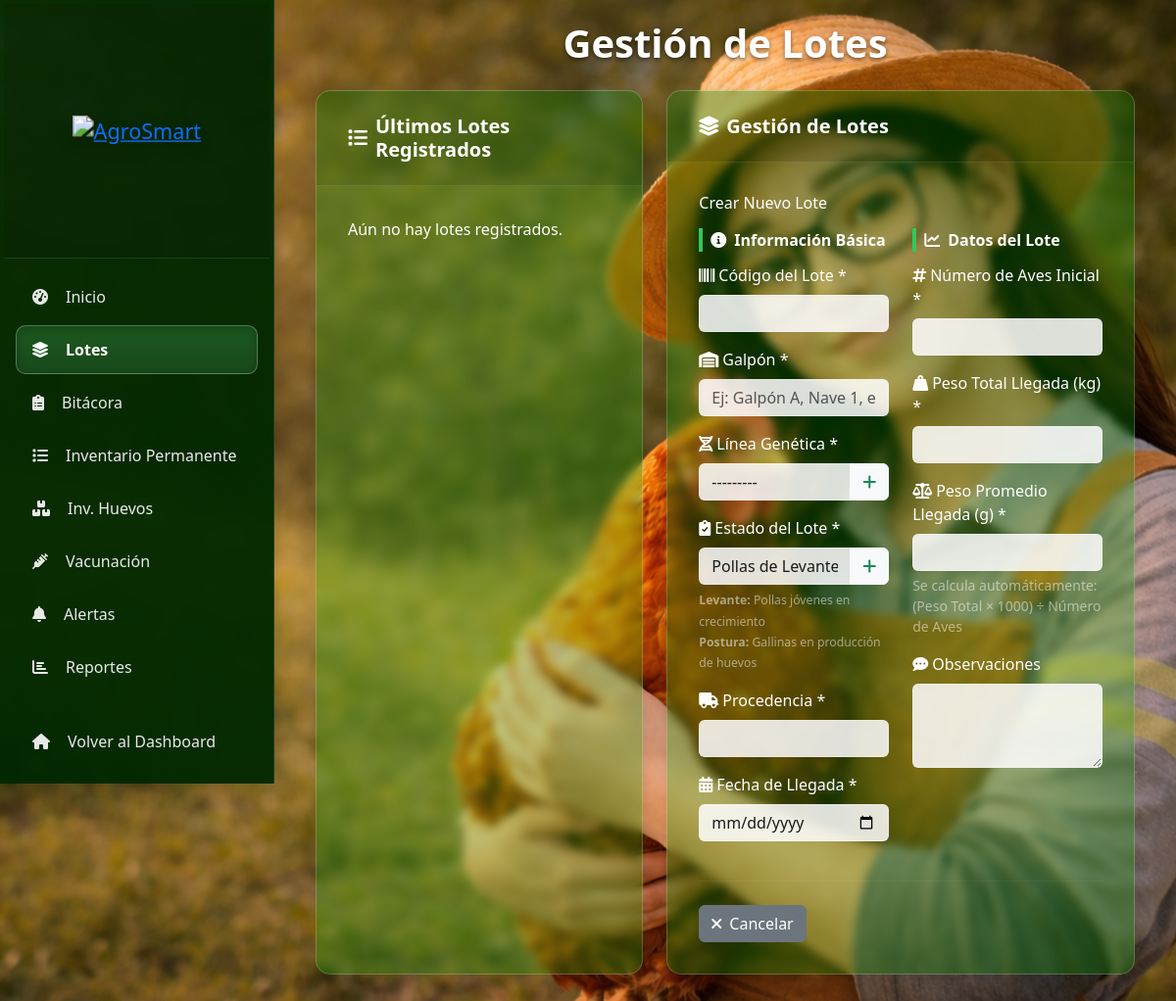
Page /aves/lotes/nuevo/ (signed in) on the earlier database version.
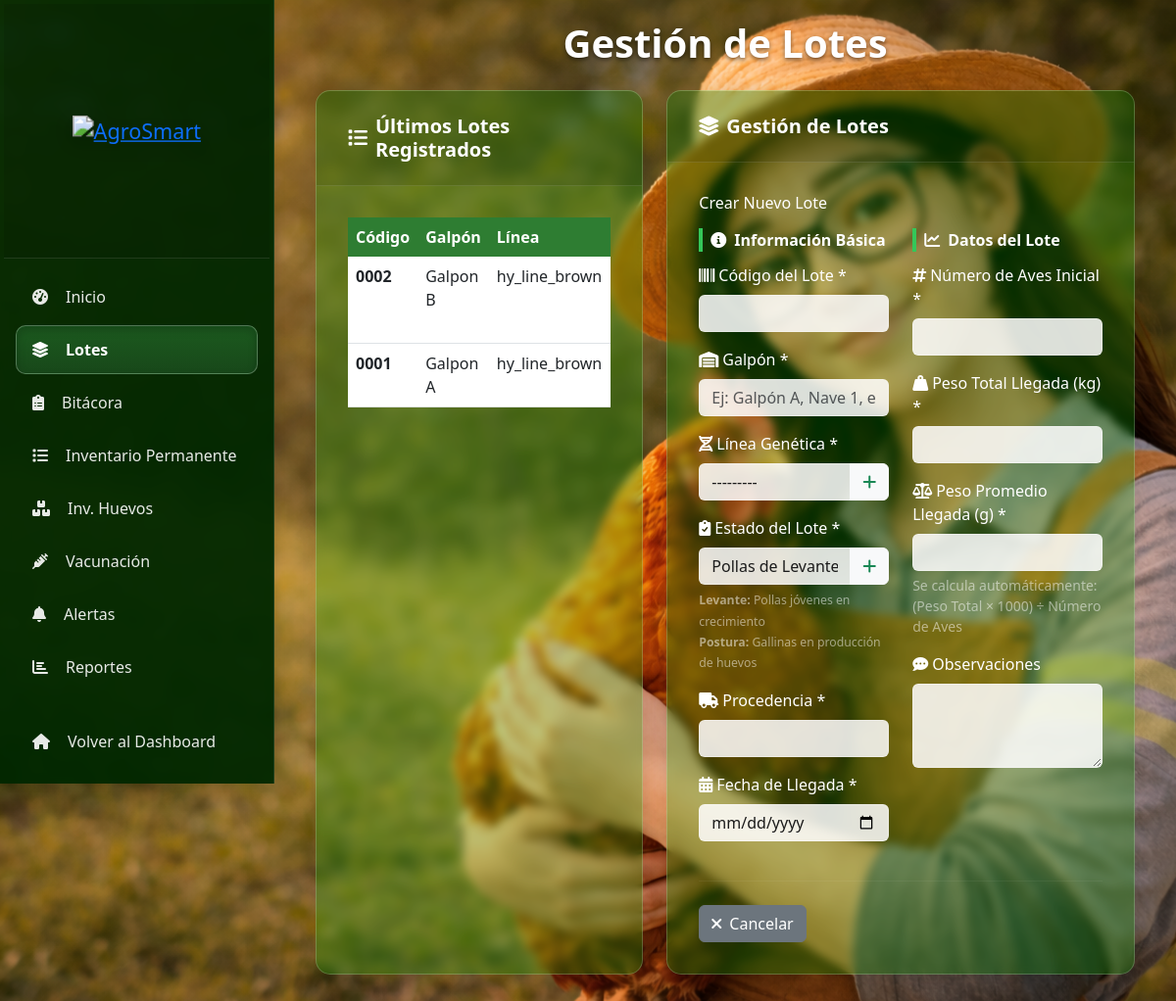
Same page on the later database version.
### apps/aves/models.py (models this page shows, shortened)
class LoteAves(BaseModel):
    ESTADOS = [
        ('levante', 'Pollas de Levante'),
        ('postura', 'En Postura'),
        ('finalizado', 'Finalizado'),
    ]
    LINEAS_GENETICAS = [
        ('hy_line_brown', 'Hy-Line Brown'),
        ('hy_line_white', 'Hy-Line White'),
        ('lohmann_brown', 'Lohmann Brown'),
        ('lohmann_white', 'Lohmann White'),
        ('isa_brown', 'ISA Brown'),
        ('isa_white', 'ISA White'),
        ('bovans_brown', 'Bovans Brown'),
        ('bovans_white', 'Bovans White'),
        ('dekalb_brown', 'Dekalb Brown'),
        ('dekalb_white', 'Dekalb White'),
        ('babcock_brown', 'Babcock Brown'),
        ('otra', 'Otra'),
    ]
    codigo = models.CharField('Código del lote', max_length=50, unique=True)
    galpon = models.CharField('Galpón', max_length=100)
    linea_genetica = models.CharField('Línea genética', max_length=50, choices=LINEAS_GENETICAS)
    procedencia = models.CharField('Procedencia', max_length=200)
    numero_aves_inicial = models.PositiveIntegerField('Número inicial de aves')
    numero_aves_actual = models.PositiveIntegerField('Número actual de aves')
    fecha_llegada = models.DateField('Fecha de llegada')
    fecha_inicio_postura = models.DateField('Fecha inicio postura', null=True, blank=True)
    peso_total_llegada = models.DecimalField('Peso total llegada (kg)', max_digits=10, decimal_places=2)
    peso_promedio_llegada = models.DecimalField('Peso promedio llegada (g)', max_digits=8, decimal_places=2)
    estado = models.CharField('Estado', max_length=20, choices=ESTADOS, default='levante')
    observaciones = models.TextField('Observaciones', blank=True)
    tipo = models.CharField('Tipo de lote', max_length=20, choices=[
        ('ponedoras', 'Ponedoras'),
        ('engorde', 'Engorde'),
    ], default='ponedoras')
    class Meta:
        verbose_name = 'Lote de Aves'
        verbose_name_plural = 'Lotes de Aves'
        ordering = ['-fecha_llegada']

### apps/aves/views.py (the view)
# urls.py: path('lotes/nuevo/', views.lote_create, name='lote_create'),
@login_required
def lote_create(request):
    if request.method == 'POST':
        form = LoteAvesForm(request.POST)
        if form.is_valid():
            try:
                lote = form.save(commit=False)
                lote.numero_aves_actual = lote.numero_aves_inicial
                lote.save()
                messages.success(request, f'Lote {lote.codigo} creado exitosamente.')
                return redirect('aves:lote_detail', pk=lote.pk)
            except Exception as e:
                messages.error(request, f'Error al guardar el lote: {str(e)}')
        else:
            messages.error(request, 'Error al validar el formulario:')
            for field, errors in form.errors.items():
                field_name = form.fields[field].label if field in form.fields else field
                for error in errors:
                    messages.error(request, f'• {field_name}: {error}')
            if form.non_field_errors():
                for error in form.non_field_errors():
                    messages.error(request, f'• {error}')
    else:
        form = LoteAvesForm()
    lotes_recientes = LoteAves.objects.order_by('-fecha_llegada', '-id')[:10]
    context = {
        'form': form,
        'lotes_recientes': lotes_recientes,
    }
    return render(request, 'aves/lote_form.html', context)

### templates/aves/lote_form.html (shortened to what the changed rows need)
{% extends 'aves/base.html' %}
{% load widget_tweaks %}
{% block content %}
<div class="row justify-content-center">
    <div class="col-12">
        <div class="glass-wrap">
            <h2 class="text-center text-white mb-4 fw-bold" style="font-size: 2.5rem; text-shadow: 0 2px 4px rgba(0,0,0,0.5);">Gestión de Lotes</h2>
            <div class="row">
                <div class="col-lg-5 col-md-12 mb-4">
                    <div class="unified-dashboard-card h-100">
                        <div class="card-body">
                            {% if lotes_recientes %}
                                <div class="table-responsive">
                                    <table class="table table-hover mb-0">
                                        <thead>
                                            <tr>
                                                <th>Código</th>
                                                <th>Galpón</th>
                                                <th>Línea</th>
                                            </tr>
                                        </thead>
                                        <tbody>
                                            {% for lote in lotes_recientes %}
                                                <tr>
                                                    <td><strong>{{ lote.codigo }}</strong></td>
                                                    <td>{{ lote.galpon }}</td>
                                                    <td>{{ lote.linea_genetica }}</td>
                                                </tr>
                                            {% endfor %}
                                        </tbody>
                                    </table>
                                </div>
                            {% else %}
                                <p class="text-white mb-0">Aún no hay lotes registrados.</p>
                            {% endif %}
                        </div>
                    </div>
                </div>
            </div>
        </div>
</div>
{% endblock %}

Differences in the rows shown:
added LoteAves: codigo "0002", galpon "Galpon B", linea_genetica "hy_line_brown"
added LoteAves: codigo "0001", galpon "Galpon A", linea_genetica "hy_line_brown"
Other differences:
text no longer shown: "Aún no hay lotes registrados."
text now shown: "Código Galpón Línea"
